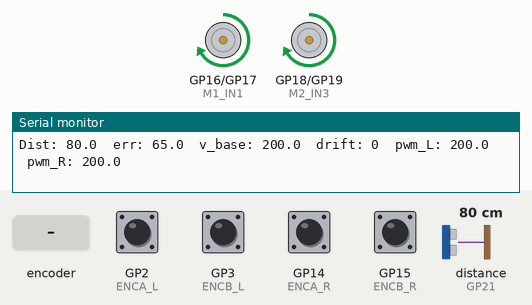
A sketch run on a simulated Raspberry Pi Pico. Shown: motor-driver pin pairs drawn as motors (green arrow = first pin HIGH = forward, orange = second pin HIGH = backward, longer = more drive), the last lines printed to the serial monitor. Wiring (inferred from the names in the program): ultrasonic range finder: trigger GP20; echo GP21. The test bench sets the inputs (shaded band); at power-on: GP2 (ENCA_L), GP3 (ENCB_L), GP14 (ENCA_R), GP15 (ENCB_R) HIGH, distance to the obstacle (sensor on GP21) 80 cm. The echo pulse lasts 58.3 µs per cm.

Above: at 3.2 s.
3.3 s: distance to the obstacle (sensor on GP21) set to 2 cm
At 5.1 s:
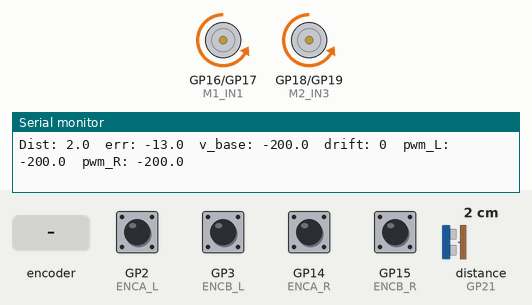
5.7 s: distance to the obstacle (sensor on GP21) set to 3 cm
8.7 s: distance to the obstacle (sensor on GP21) set to 9 cm
At 10.8 s:
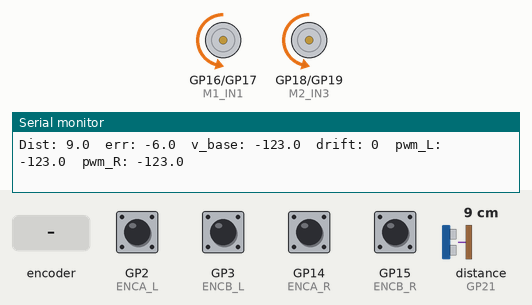
11.7 s: distance to the obstacle (sensor on GP21) set to 18 cm
At 12.54 s:
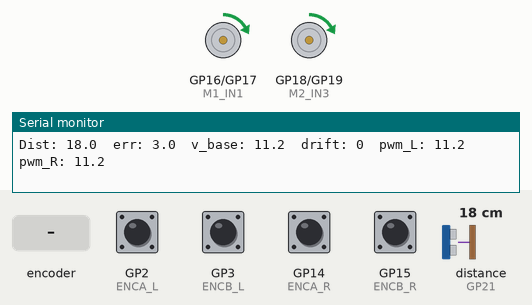
14.7 s: rotary encoder on GP2 (ENCA_L) / GP3 (ENCB_L) turned 1 step (first pin leading)
At 16.6 s:
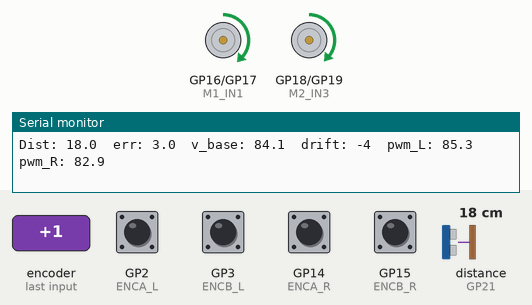
17.7 s: distance to the obstacle (sensor on GP21) set to 7 cm
Timing chart, 0 to 20.7 s (numbered marks = the images above; inputs shaded):
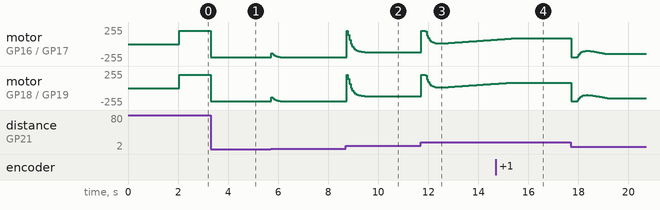

The sketch:

leader-follower-control.ino
```cpp
#include "hardware/gpio.h"

// ================================================================
//  PINS
// ================================================================
#define ENCA_L   2
#define ENCB_L   3
#define ENCA_R   14
#define ENCB_R   15
#define M1_IN1   16
#define M1_IN2   17
#define M2_IN3   18
#define M2_IN4   19
#define TRIG_PIN 20
#define ECHO_PIN 21

// ================================================================
//  ENCODER
// ================================================================
volatile int32_t ticksLeft  = 0;
volatile int32_t ticksRight = 0;
volatile uint8_t prevLeft   = 0;
volatile uint8_t prevRight  = 0;

const int8_t quadTable[16] = {
   0, +1, -1,  0,
  -1,  0,  0, +1,
  +1,  0,  0, -1,
   0, -1, +1,  0
};

inline uint8_t readLeft()  { return (gpio_get(ENCA_L) << 1) | gpio_get(ENCB_L); }
inline uint8_t readRight() { return (gpio_get(ENCA_R) << 1) | gpio_get(ENCB_R); }

void isrLeft() {
  uint8_t curr = readLeft();
  ticksLeft += quadTable[(prevLeft << 2) | curr];
  prevLeft = curr;
}
void isrRight() {
  uint8_t curr = readRight();
  ticksRight += quadTable[(prevRight << 2) | curr];
  prevRight = curr;
}

// ================================================================
//  TUNING — start here
// ================================================================
const float DESIRED_CM  = 15.0f;

// Distance PID → v_base
// Kp: main driving force. Start at 8, raise until it reaches target fast
// Ki: removes steady-state offset. Start at 0, add small amounts (0.5–2)
// Kd: brakes before reaching target, reduces overshoot. Start at 3, raise if still overshooting
const float Kp_dist = 13.0f;
const float Ki_dist = 9.0f;
const float Kd_dist = 12.0f;

// Alignment: cumulative tick drift → steering correction
// Start at 0.3, raise if robot curves, lower if it oscillates left-right
const float Kp_align = 0.3f;

// ================================================================
//  STATE
// ================================================================
float filteredDist = 15.0f;
float v_base       = 0.0f;

float integral_dist  = 0.0f;
float prevError_dist = 0.0f;

int32_t tickDrift      = 0;
int32_t prevLeftTicks  = 0;
int32_t prevRightTicks = 0;

unsigned long lastTime = 0;
unsigned long lastUS   = 0;

// ================================================================
//  MOTOR
// ================================================================
void setMotor(float L, float R) {
  L = constrain(L, -200, 200);
  R = constrain(R, -200, 200);
  analogWrite(M1_IN1, L > 0 ? (int)L : 0);
  analogWrite(M1_IN2, L < 0 ? (int)(-L) : 0);
  analogWrite(M2_IN3, R > 0 ? (int)R : 0);
  analogWrite(M2_IN4, R < 0 ? (int)(-R) : 0);
}

void stopMotors() {
  analogWrite(M1_IN1, 0); analogWrite(M1_IN2, 0);
  analogWrite(M2_IN3, 0); analogWrite(M2_IN4, 0);
}

// ================================================================
//  ULTRASONIC — 20 Hz
// ================================================================
void updateUltrasonic() {
  if (millis() - lastUS < 50) return;
  lastUS = millis();

  digitalWrite(TRIG_PIN, LOW);
  delayMicroseconds(2);
  digitalWrite(TRIG_PIN, HIGH);
  delayMicroseconds(10);
  digitalWrite(TRIG_PIN, LOW);

  long dur = pulseIn(ECHO_PIN, HIGH, 15000UL);
  if (dur == 0) return;

  float d = dur * 0.0343f / 2.0f;
  if (d < 2.0f || d > 200.0f) return;

  // EMA filter
  filteredDist = 0.3f * d + 0.7f * filteredDist;

  // Distance PID
  // error > 0 → too far → move forward (+PWM)
  // error < 0 → too close → move backward (-PWM)
  float error = filteredDist - DESIRED_CM;

  // Derivative on error (D brakes as robot approaches target)
  float derivative = error - prevError_dist;   // per 50ms step, no /dt needed for tuning
  prevError_dist   = error;

  // Integral with simple clamp anti-windup
  integral_dist += error;
  integral_dist  = constrain(integral_dist, -100.0f, 100.0f);

  v_base = Kp_dist * error
         + Ki_dist * integral_dist * 0.05f   // 0.05 = dt of outer loop (20Hz)
         + Kd_dist * derivative / 0.05f;     // /dt for proper D scaling

  v_base = constrain(v_base, -200.0f, 200.0f);
}

// ================================================================
//  SETUP
// ================================================================
void setup() {
  Serial.begin(115200);

  pinMode(ENCA_L, INPUT_PULLUP); pinMode(ENCB_L, INPUT_PULLUP);
  pinMode(ENCA_R, INPUT_PULLUP); pinMode(ENCB_R, INPUT_PULLUP);

  prevLeft  = readLeft();
  prevRight = readRight();

  attachInterrupt(digitalPinToInterrupt(ENCA_L), isrLeft,  CHANGE);
  attachInterrupt(digitalPinToInterrupt(ENCB_L), isrLeft,  CHANGE);
  attachInterrupt(digitalPinToInterrupt(ENCA_R), isrRight, CHANGE);
  attachInterrupt(digitalPinToInterrupt(ENCB_R), isrRight, CHANGE);

  pinMode(M1_IN1, OUTPUT); pinMode(M1_IN2, OUTPUT);
  pinMode(M2_IN3, OUTPUT); pinMode(M2_IN4, OUTPUT);
  pinMode(TRIG_PIN, OUTPUT);
  pinMode(ECHO_PIN, INPUT);

  stopMotors();
  delay(2000);

  lastTime = millis();
  lastUS   = millis();
}

// ================================================================
//  MAIN LOOP — 100 Hz
// ================================================================
void loop() {
  if (millis() - lastTime < 10) return;
  lastTime += 10;

  // Distance PID → v_base (20 Hz)
  updateUltrasonic();

  // Read encoders
  noInterrupts();
  int32_t left  = ticksLeft;
  int32_t right = ticksRight;
  interrupts();

  // Cumulative drift for alignment
  int32_t dL = left  - prevLeftTicks;
  int32_t dR = right - prevRightTicks;
  prevLeftTicks  = left;
  prevRightTicks = right;

  tickDrift += dL - dR;

  // Alignment correction — capped so it never fights v_base too hard
  float v_corr = constrain(Kp_align * tickDrift, -40.0f, 40.0f);

  float pwm_L = v_base - v_corr;
  float pwm_R = v_base + v_corr;

  setMotor(pwm_L, pwm_R);

  Serial.print("Dist: ");     Serial.print(filteredDist, 1);
  Serial.print("  err: ");    Serial.print(filteredDist - DESIRED_CM, 1);
  Serial.print("  v_base: "); Serial.print(v_base, 1);
  Serial.print("  drift: ");  Serial.print(tickDrift);
  Serial.print("  pwm_L: ");  Serial.print(pwm_L, 1);
  Serial.print("  pwm_R: ");  Serial.println(pwm_R, 1);
}
```

Measured:
- after the input at 3.3 s, motor on GP16 (M1_IN1) / GP17 (M1_IN2), motor on GP18 (M2_IN3) / GP19 (M2_IN4): forward 200/255 → backward 200/255 at once
